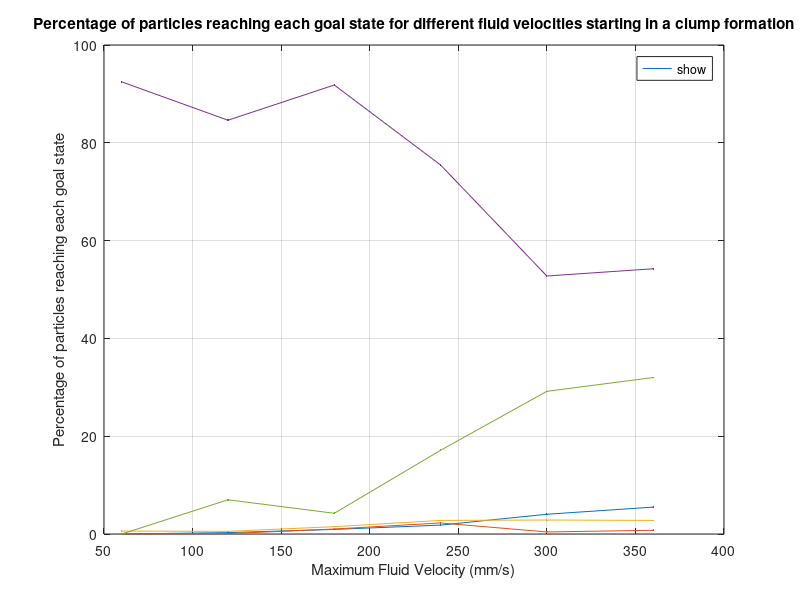
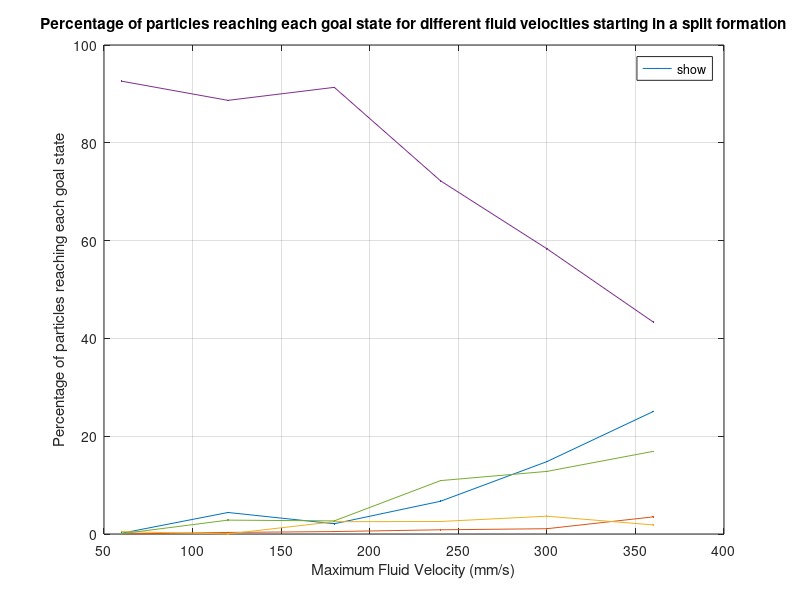
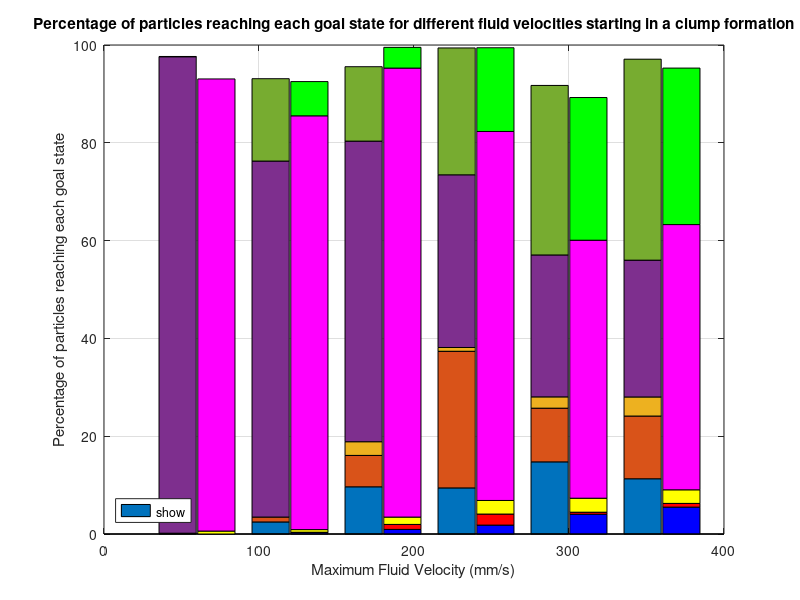
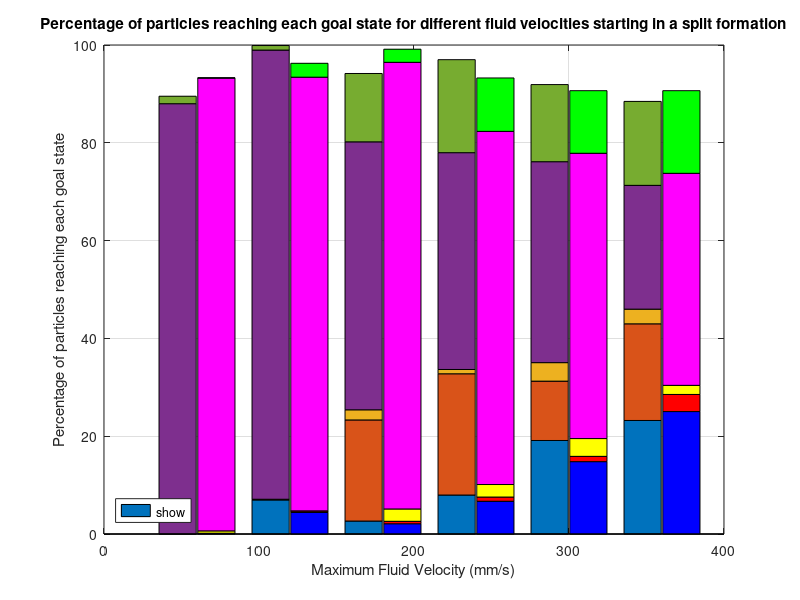

Here is the MATLAB script that generated these plots, in order:
function plotResultsMAR23()
%CREATEFIGURE(X1, YMatrix1)
%  X1:  vector of plot x data
%  YMATRIX1:  matrix of plot y data

%  Auto-generated by MATLAB on 08-Apr-2022 11:27:04

close all;

x = 60:60:360;


yBENClump = [0 0 3 462.3 0;
1.4 0.4 2.7 423.1 35;
4.7 5.1 7.5 459.1 21.2;
9.1 11.3 13.9 377.3 85.6;
20.2 2.1 14.3 263.8 145.9;
27.5 3.8 13.9 271.2 160];

yBENSplit = [0.8 0 2.4 463 0.3;
22 1.6 0.1 443.4 14.2;
10.5 2.5 12.6 456.7 13.4;
33.5 4.3 12.8 361.1 54.6;
74 5.4 18.2 291.7 64;
125.2 17.5 9.3 216.8 84.5];
yBENClump = yBENClump./5;
yBENSplit = yBENSplit./5;

yBENClumpSummed = cumsum(yBENClump,2);
yBENSplitSummed = cumsum(yBENSplit,2);

%More Experiment Data:
yExperimentClump{1} = [0 0.45454545454545453 0.36363636363636365 487.1818181818182 0.2727272727272727;
12.333333333333334 5 0 364 84.22222222222223;
48.27272727272727 32.09090909090909 14 307.3636363636364 76.0909090909091;
47.142857142857146 139.71428571428572 3.857142857142857 176.57142857142858 129.71428571428572;
73.77777777777777 54.888888888888886 11.555555555555555 145.11111111111111 173.33333333333334;
56.5 64.125 19.5 139.875 205.5];

yExperimentSplit{1} = [0 0 0.25 439.75 7.625;
34.81818181818182 0 0.7272727272727273 459.27272727272725 4.636363636363637;
13.25 103.375 10.375 274 69.875;
39.84615384615385 124 4.384615384615385 221.69230769230768 95.07692307692308;
95.61538461538461 60.69230769230769 18.923076923076923 205.46153846153845 78.84615384615384;
116.08333333333333 98.83333333333333 15 126.58333333333333 85.83333333333333];

yExperimentClump{2} = [0 0.7 3.4 447 2;
50 0 0.3 336.5 104.2;
51.8 3.6 4 360.7 55.9;
65.3 9.5 0.7 178.9 244.6;
60.5 5.7 8.9 191.8 221.1;
68.2 4 4.8 189 230.3];

yExperimentSplit{2} = [3.4 0 6.2 357 69.9;
120.3 0 0.4 335.8 31.7;
132.9 0.9 4.7 330.1 27;
124.6 14.6 1.5 209.4 119.3;
110.1 17 2.5 213.3 120.9;
143.9 8.1 8.7 202.8 109];

yExperimentClump{3} = [0 0.1 0 440.2 9.7;
1.2 0.4 5 411 82.2;
11.7 37.6 9.3 348.1 92.8;
33 82.2 1.7 163.3 213.6;
52.6 35.1 13.1 171.2 204.9;
54.6 39.8 22.4 156.3 186.8];

yExperimentSplit{3} = [13.2 13.7 0.4 448.9 6.5;
13.7 16.6 3.5 406.1 46.3;
27.3 71.9 7.3 328.1 59;
38.9 61.8 18.9 248.5 121.4;
64.9 54.6 38.5 213 96.8;
69.3 77 23.9 210.7 97.4];

yExperimentClump{4} = [0.6 0 0 412.2 11.2;
18.3 0 2.2 338.8 140.4;
33.9 15.6 7.3 256.4 135.1;
35.2 40.8 1.7 164.7 252.9;
56 23.6 6 192.2 217;
41 28.9 8.1 163.8 220];

yExperimentSplit{4} = [0 0.1 0.8 383.6 13.3;
117.3 0 1.5 343.7 35.3;
97.7 9.7 1.7 304 38.5;
68.1 63.4 0.5 242.7 104.7;
106.7 25.3 3.1 251.2 86.9;
122.3 43 6.5 187.3 114.4];

%THIS ONE IS COMBINED
yExperimentClump{5} = [0.975609756097561 0.2926829268292683 2.4390243902439024 427.3414634146341 20.341463414634145;
53.89795918367347 1.836734693877551 2.2857142857142856 345.6530612244898 82.3061224489796;
60.666666666666664 15.137254901960784 7.470588235294118 266.72549019607845 120.92156862745098;
49.44444444444444 54.851851851851855 1.8888888888888888 173.03703703703704 217.88888888888889;
63.06896551724138 27.137931034482758 8.724137931034482 177.44827586206895 204.86206896551724;
55.142857142857146 30.071428571428573 10.178571428571429 165.96428571428572 219.53571428571428];

yExperimentSplit{5} = [36.1875 0.020833333333333332 1.6458333333333333 367.6458333333333 46.916666666666664;
91.33333333333333 4.7254901960784315 0.9607843137254902 308.4313725490196 85.49019607843137;
94.4375 21.958333333333332 5.875 259.3958333333333 95.97916666666667;
74.0909090909091 72.48484848484848 2.3333333333333335 224.33333333333334 105.33333333333333;
103.36363636363636 36.72727272727273 9.151515151515152 221.6969696969697 94.03030303030303;
126.71875 53.03125 10.375 169.375 102];



%Now draw the data:

% Create figure
figure1 = figure;
figure2 = figure;

% Create axes
axes1 = axes('Parent',figure1);
hold(axes1,'on');
axes2 = axes('Parent',figure2);
hold(axes2,'on');

plot1 = plot(axes1,x,yBENClump, '.-','MarkerSize',4,'MarkerFaceColor','#ff3300');
plot2 = plot(axes2,x,yBENSplit, '.-','MarkerSize',4,'MarkerFaceColor','#ff3300');

set(plot1(1),'DisplayName','Goal 1');
set(plot1(2),'DisplayName','Goal 2');
set(plot1(3),'DisplayName','Goal 3');
set(plot1(4),'DisplayName','Goal 4');
set(plot1(5),'DisplayName','Goal 5');
xlabel(axes1,"Maximum Fluid Velocity (mm/s)");
ylabel(axes1, 'Percentage of particles reaching each goal state');
title(axes1,'Percentage of particles reaching each goal state for different fluid velocities starting in a clump formation');
box(axes1,'on');
grid(axes1,'on');
legend(axes1,'show','Location','northeast');

set(plot2(1),'DisplayName','Goal 1');
set(plot2(2),'DisplayName','Goal 2');
set(plot2(3),'DisplayName','Goal 3');
set(plot2(4),'DisplayName','Goal 4');
set(plot2(5),'DisplayName','Goal 5');
xlabel(axes2,"Maximum Fluid Velocity (mm/s)");
ylabel(axes2, 'Percentage of particles reaching each goal state');
title(axes2,'Percentage of particles reaching each goal state for different fluid velocities starting in a split formation');
box(axes2,'on');
grid(axes2,'on');
legend(axes2,'show','Location','northeast');


 for(i = 1:size(yExperimentClump,2))
    % Create figure
    figureClumpNew = figure; 
    figureSplitNew = figure;

    %Create axes
    axesClumpNew = axes('Parent',figureClumpNew);
    hold(axesClumpNew,'on');
    axesSplitNew = axes('Parent',figureSplitNew);
    hold(axesSplitNew,'on');


    if(true)

        %Both bar charts
        barPlotClump = bar(axesClumpNew, x-12.5, yExperimentClump{i}./5,0.4, "stacked");
        barPlotSplit = bar(axesSplitNew, x-12.5, yExperimentSplit{i}./5,0.4, "stacked");
        barPlotClumpB = bar(axesClumpNew, x+12.5, yBENClump,0.4, "stacked");
        barPlotSplitB = bar(axesSplitNew, x+12.5, yBENSplit,0.4, "stacked");
        set(barPlotClumpB(1),'FaceColor','blue');
        set(barPlotClumpB(2),'FaceColor','red');
        set(barPlotClumpB(3),'FaceColor','yellow');
        set(barPlotClumpB(4),'FaceColor','magenta');
        set(barPlotClumpB(5),'FaceColor','green');
        set(barPlotSplitB(1),'FaceColor','blue');
        set(barPlotSplitB(2),'FaceColor','red');
        set(barPlotSplitB(3),'FaceColor','yellow');
        set(barPlotSplitB(4),'FaceColor','magenta');
        set(barPlotSplitB(5),'FaceColor','green');
        hold on;

        set(barPlotClump(1),'DisplayName','Goal 1');
        set(barPlotClump(2),'DisplayName','Goal 2');
        set(barPlotClump(3),'DisplayName','Goal 3');
        set(barPlotClump(4),'DisplayName','Goal 4');
        set(barPlotClump(5),'DisplayName','Goal 5');
        set(barPlotSplit(1),'DisplayName','Goal 1');
        set(barPlotSplit(2),'DisplayName','Goal 2');
        set(barPlotSplit(3),'DisplayName','Goal 3');
        set(barPlotSplit(4),'DisplayName','Goal 4');
        set(barPlotSplit(5),'DisplayName','Goal 5');
        set(barPlotClumpB(1),'DisplayName','Goal 1 (Ex)');
        set(barPlotClumpB(2),'DisplayName','Goal 2 (Ex)');
        set(barPlotClumpB(3),'DisplayName','Goal 3 (Ex)');
        set(barPlotClumpB(4),'DisplayName','Goal 4 (Ex)');
        set(barPlotClumpB(5),'DisplayName','Goal 5 (Ex)');
        set(barPlotSplitB(1),'DisplayName','Goal 1 (Ex)');
        set(barPlotSplitB(2),'DisplayName','Goal 2 (Ex)');
        set(barPlotSplitB(3),'DisplayName','Goal 3 (Ex)');
        set(barPlotSplitB(4),'DisplayName','Goal 4 (Ex)');
        set(barPlotSplitB(5),'DisplayName','Goal 5 (Ex)');

        xlabel(axesClumpNew,"Maximum Fluid Velocity (mm/s)");
        ylabel(axesClumpNew, 'Percentage of particles reaching each goal state');
        title(axesClumpNew,'Percentage of particles reaching each goal state for different fluid velocities starting in a clump formation');
        box(axesClumpNew,'on');
        grid(axesClumpNew,'on');
        legend(axesClumpNew,'show','Location','southwest');

        xlabel(axesSplitNew,"Maximum Fluid Velocity (mm/s)");
        ylabel(axesSplitNew, 'Percentage of particles reaching each goal state');
        title(axesSplitNew,'Percentage of particles reaching each goal state for different fluid velocities starting in a split formation');
        box(axesSplitNew,'on');
        grid(axesSplitNew,'on');
        legend(axesSplitNew,'show','Location','southwest');
    else
        if(true)
            barPlotClump = bar(axesClumpNew, x, yExperimentClump{i}./5, "stacked");
            barPlotSplit = bar(axesSplitNew, x, yExperimentSplit{i}./5, "stacked");
            plotBenClumpCumulative = plot(axesClumpNew,x,yBENClumpSummed, '.-','MarkerSize',4,'MarkerFaceColor','#ff3300');
            plotBenSplitCumulative = plot(axesSplitNew,x,yBENSplitSummed, '.-','MarkerSize',4,'MarkerFaceColor','#ff3300');
        else
        %plot
        plotNewClump = plot(axesClumpNew,x,yExperimentClump{i}./5, '.-','MarkerSize',4,'MarkerFaceColor','green');
        xlabel(axesClumpNew,"Maximum Fluid Velocity (mm/s)");
        ylabel(axesClumpNew, 'Percentage of total particles reaching each goal state');
        ylim(axesClumpNew,[0,100]);
        title(axesClumpNew,'Percentage of total particles reaching each goal state for different fluid velocities with user control starting in clump formation');
        box(axesClumpNew,'on');
        grid(axesClumpNew,'on');
        legend(axesClumpNew,["Goal 1", "Goal 2", "Goal 3", "Goal 4", "Goal 5"],'Location','northwest');
    
        plotNewSplit = plot(axesSplitNew,x,yExperimentSplit{i}./5, '.-','MarkerSize',4,'MarkerFaceColor','green');
        xlabel(axesSplitNew,"Maximum Fluid Velocity (mm/s)");
        ylabel(axesSplitNew, 'Percentage of total particles reaching each goal state');
        ylim(axesSplitNew,[0,100]);
        title(axesSplitNew,'Percentage of total particles reaching each goal state for different fluid velocities with user control starting in split formation');
        box(axesSplitNew,'on');
        grid(axesSplitNew,'on');
        legend(axesSplitNew,["Goal 1", "Goal 2", "Goal 3", "Goal 4", "Goal 5"],'Location','northwest');
        end
    end
 end
end